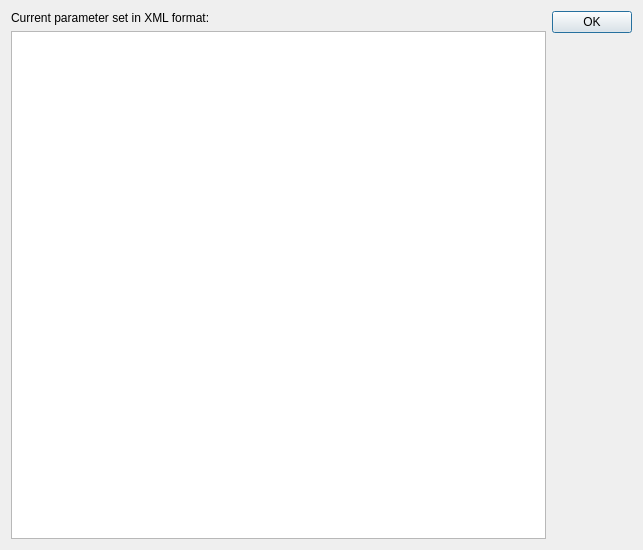
<?xml version="1.0" encoding="UTF-8"?>
<ui version="4.0">
 <class>XML_Display</class>
 <widget class="QDialog" name="XML_Display">
  <property name="geometry">
   <rect>
    <x>0</x>
    <y>0</y>
    <width>643</width>
    <height>550</height>
   </rect>
  </property>
  <property name="windowTitle">
   <string>Dialog</string>
  </property>
  <layout class="QHBoxLayout" name="horizontalLayout_2">
   <item>
    <layout class="QHBoxLayout" name="horizontalLayout">
     <item>
      <layout class="QVBoxLayout" name="verticalLayout">
       <item>
        <widget class="QLabel" name="label">
         <property name="text">
          <string>Current parameter set in XML format:</string>
         </property>
        </widget>
       </item>
       <item>
        <widget class="QTextEdit" name="textDisplay"/>
       </item>
      </layout>
     </item>
     <item>
      <widget class="QDialogButtonBox" name="buttonBox">
       <property name="orientation">
        <enum>Qt::Vertical</enum>
       </property>
       <property name="standardButtons">
        <set>QDialogButtonBox::Ok</set>
       </property>
      </widget>
     </item>
    </layout>
   </item>
  </layout>
 </widget>
 <resources/>
 <connections>
  <connection>
   <sender>buttonBox</sender>
   <signal>accepted()</signal>
   <receiver>XML_Display</receiver>
   <slot>accept()</slot>
   <hints>
    <hint type="sourcelabel">
     <x>248</x>
     <y>254</y>
    </hint>
    <hint type="destinationlabel">
     <x>157</x>
     <y>274</y>
    </hint>
   </hints>
  </connection>
  <connection>
   <sender>buttonBox</sender>
   <signal>rejected()</signal>
   <receiver>XML_Display</receiver>
   <slot>reject()</slot>
   <hints>
    <hint type="sourcelabel">
     <x>316</x>
     <y>260</y>
    </hint>
    <hint type="destinationlabel">
     <x>286</x>
     <y>274</y>
    </hint>
   </hints>
  </connection>
 </connections>
</ui>
